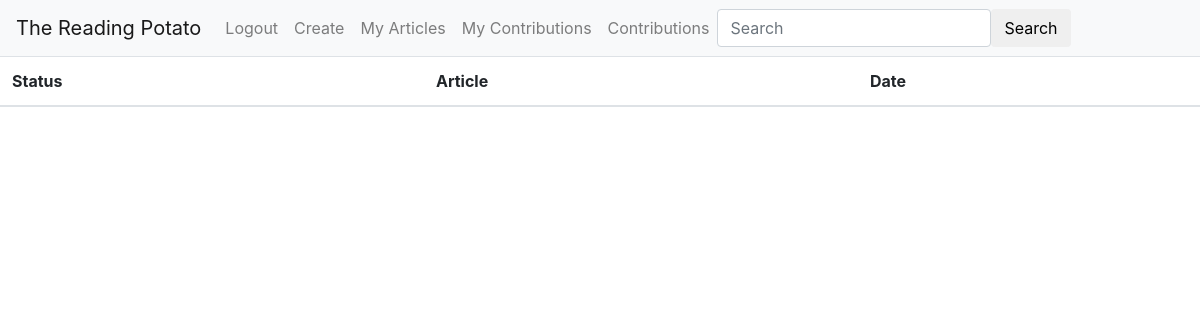
/main/my-contributions/ (signed in), run on an earlier commit of the app's database.
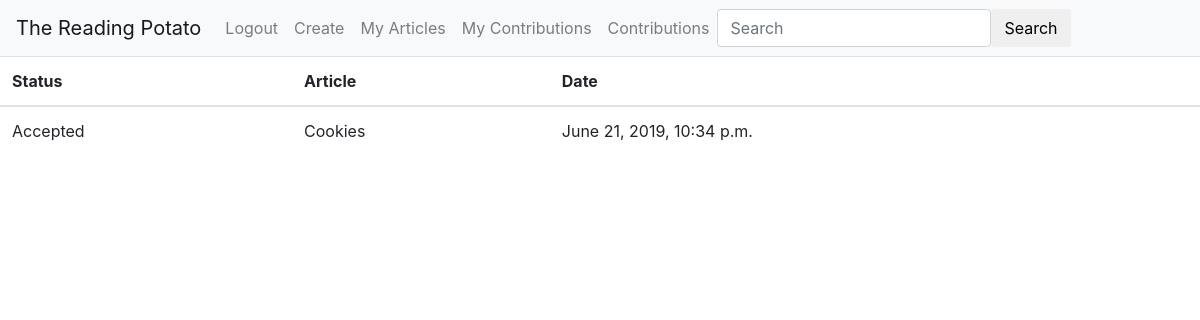
And on a later commit of the database.
### main/models.py (models this page shows)
class Contribution(models.Model):
	PENDING = "Pending"
	ACCEPTED = "Accepted"
	DECLINED = "Declined"
	STATUS = (
		(PENDING, PENDING),
		(ACCEPTED, ACCEPTED),
		(DECLINED, DECLINED),
	)
	user = models.ForeignKey(User, on_delete=models.CASCADE, related_name="contributions")
	article = models.ForeignKey(Article, on_delete=models.CASCADE, related_name="contributions")
	status = models.CharField(max_length=10 , choices=STATUS, default=PENDING)
	date = models.DateTimeField(auto_now_add=True)

class Article(models.Model):
	title = models.CharField(max_length=250)
	content = models.TextField()
	author = models.ForeignKey(User, on_delete=models.CASCADE, related_name="articles")
	created_on = models.DateTimeField(auto_now_add=True)
	last_update = models.DateTimeField(auto_now=True)
	slug = models.SlugField(blank=True)
	def __str__(self):
		return self.title

### main/views.py (the view)
# urls.py: path('my-contributions/', views.my_contributions_list, name="my-contributions-list"),
def my_contributions_list(request):
	if request.user.is_anonymous:
		return redirect('auth:signin')
	return render(request, "my_contributions_list.html")

### main/templates/my_contributions_list.html
{% extends "base.html" %}
{% block content %}
	<table class="table">
		<thead>
		    <tr>
		    	<th scope="col">Status</th>
		      	<th scope="col">Article</th>
		      	<th scope="col">Date</th>
		    </tr>
		</thead>
		<tbody>
			{% for contribution in request.user.contributions.all %}
			    <tr>
				    <td>
				    	{{contribution.status}}
					</td>
				    <td>
				    	{{contribution.article}}
				    </td>
				    <td>
				      	{{contribution.date}}
			  		</td>
			    </tr>
			{% endfor %}
		</tbody>
	</table>
{% endblock content %}

### main/templates/base.html (shortened to what this page needs)
{% load static %}
<!DOCTYPE html>
<html lang="en">
<head>
	<link rel="stylesheet" href="https://maxcdn.bootstrapcdn.com/bootstrap/4.0.0/css/bootstrap.min.css">
    <link rel="stylesheet" type="text/css" href="{% static 'colors.css' %}">
</head>
<body>
	<nav class="navbar navbar-expand-lg navbar-light bg-light">
        <a class="navbar-brand" href="{% url 'main:articles-list' %}">The Reading Potato</a>
        <div class="collapse navbar-collapse" id="navbarNavAltMarkup">
            <div class="navbar-nav">
                {% if request.user.is_authenticated %}
                    <a class="nav-link" href="{% url 'auth:signout' %}">Logout</a>
                    <a class="nav-link" href="{% url 'main:create-article' %}">Create</a>
                    <a class="nav-link" href="{% url 'main:my-articles-list' %}">My Articles</a>
                    <a class="nav-link" href="{% url 'main:my-contributions-list' %}">My Contributions</a>
                    <a class="nav-link" href="{% url 'main:contributions-list' %}">Contributions</a>
                {% else %}
                    <a class="nav-link" href="{% url 'auth:signin' %}">Login</a>
                    <a class="nav-link" href="{% url 'auth:register' %}">Register</a>
                {% endif %}
            </div>
            <form action="{% url 'main:articles-list' %}" class="form-inline" method="GET">
                <input class="form-control" type="search" placeholder="Search" aria-label="Search" name="q" value="{{request.GET.q}}">
                <button class="btn" type="submit">Search</button>
            </form>
        </div>
	</nav>
    {% block content %}
    {% endblock content%}
</body>

What changed in the data, as far as the page shows it:
added Contribution: status "Accepted", article "Cookies", date "June 21, 2019, 10:34 p.m."
